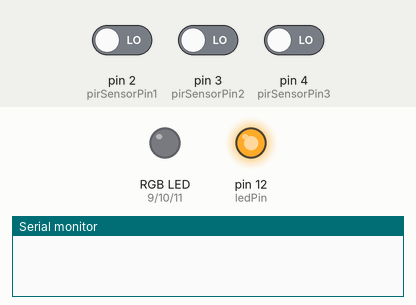
Bench run of a sketch on a simulated Arduino Uno, built with avr-gcc and run on an emulated ATmega328P. Shown: an RGB LED mixed from three pins (HIGH = lit), output pins drawn as LEDs (lit = HIGH), the last lines printed to the serial monitor. The inputs (shaded band) are chosen by the test bench; at power-on: pin 2 (pirSensorPin1) LOW, pin 3 (pirSensorPin2) LOW, pin 4 (pirSensorPin3) LOW.

Above: at 1.2 s.
1.3 s: pin 2 (pirSensorPin1) driven HIGH
At 3.4 s:
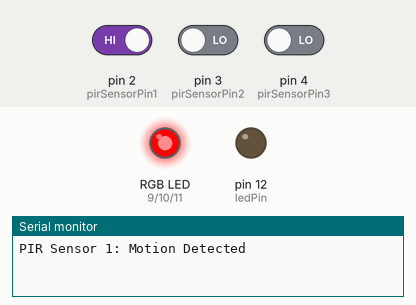
4.3 s: pin 3 (pirSensorPin2) driven HIGH
At 5.2 s:
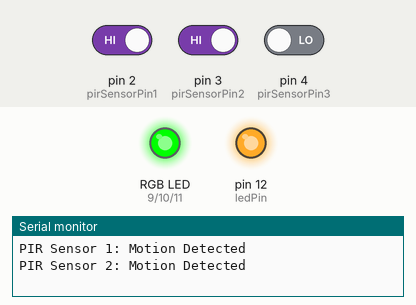
7.3 s: pin 4 (pirSensorPin3) driven HIGH
At 9.2 s:
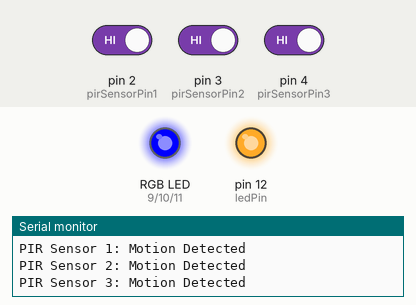
10.3 s: pin 2 (pirSensorPin1) driven LOW
At 11.0 s:
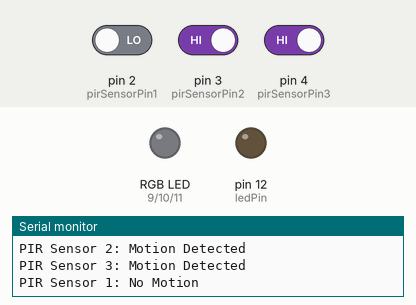
Timing chart, 0 to 14.3 s (numbered marks = the images above; inputs shaded):
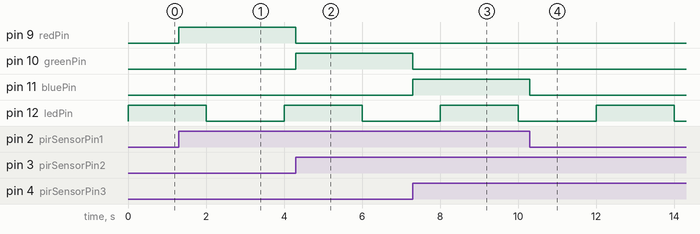

The sketch:

sketch_feb9a.ino
```cpp
// Define PIR sensor pins
const int pirSensorPin1 = 2;
const int pirSensorPin2 = 3;
const int pirSensorPin3 = 4;

// Define RGB LED pins
const int redPin = 9;
const int greenPin = 10;
const int bluePin = 11;
const int ledPin = 12;

// Initialize pirSensorStates array
volatile byte pirSensorStates[3] = {LOW, LOW, LOW};

void setup()
{
  Serial.begin(9600);

  // Set up pins
  pinMode(pirSensorPin1, INPUT);
  pinMode(pirSensorPin2, INPUT);
  pinMode(pirSensorPin3, INPUT);
  pinMode(redPin, OUTPUT);
  pinMode(greenPin, OUTPUT);
  pinMode(bluePin, OUTPUT);
  pinMode(ledPin, OUTPUT);

  // Set up pin change interrupts
  attachInterrupt(digitalPinToInterrupt(pirSensorPin1), pirSensorISR1, CHANGE);
  attachInterrupt(digitalPinToInterrupt(pirSensorPin2), pirSensorISR2, CHANGE);
  pciSetup(4); //initialize pin change interrupt for third pir sensor
  startTimer(0.5); //start timer with frequency of 0.5Hz
}

void loop()
{
  // Main program loop
}

void pciSetup(byte pin)
{
  *digitalPinToPCMSK(pin) |= bit (digitalPinToPCMSKbit(pin));
  PCIFR |= bit (digitalPinToPCICRbit(pin));
  PCICR |= bit (digitalPinToPCICRbit(pin));
}
ISR (PCINT2_vect) //handle pin change interrupt
{
  pirSensorISR3();  //ISR for the pin change interrupt
}

void startTimer(double timerFrequency)
{
  noInterrupts();

  //Calculate the value for OCR1A based on the timer frequency
  uint16_t ocrValue = (uint16_t)(F_CPU / 1024.0 / timerFrequency - 1);

  //Set the Timer1 registers for CTC mode and set the OCR1A value
  TCCR1A = 0;
  TCCR1B = 0;
  TCNT1 = 0;
  OCR1A = ocrValue;
  TCCR1B |= (1 << WGM12);
  TCCR1B |= (1 << CS12) | (1 << CS10);
  TIMSK1 |= (1 << OCIE1A);

  interrupts();
}

ISR(TIMER1_COMPA_vect)
{
  digitalWrite(ledPin, digitalRead(ledPin)^1);
}

void pirSensorISR1() {
  pirSensorStates[0] = digitalRead(pirSensorPin1);
  Serial.print("PIR Sensor 1: ");
  Serial.println(pirSensorStates[0] == HIGH ? "Motion Detected" : "No Motion");
  if (pirSensorStates[0] == HIGH) {
    digitalWrite(redPin, HIGH);
    digitalWrite(greenPin, LOW);
    digitalWrite(bluePin, LOW);
  } else {
    digitalWrite(redPin, LOW);
    digitalWrite(greenPin, LOW);
    digitalWrite(bluePin, LOW);
  }
}

void pirSensorISR2() {
  pirSensorStates[1] = digitalRead(pirSensorPin2);
  Serial.print("PIR Sensor 2: ");
  Serial.println(pirSensorStates[1] == HIGH ? "Motion Detected" : "No Motion");
  if (pirSensorStates[1] == HIGH) {
    digitalWrite(redPin, LOW);
    digitalWrite(greenPin, HIGH);
    digitalWrite(bluePin, LOW);
  } else {
    digitalWrite(redPin, LOW);
    digitalWrite(greenPin, LOW);
    digitalWrite(bluePin, LOW);
  }
}

void pirSensorISR3() {
  pirSensorStates[2] = digitalRead(pirSensorPin3);
  Serial.print("PIR Sensor 3: ");
  Serial.println(pirSensorStates[2] == HIGH ? "Motion Detected" : "No Motion");
  if (pirSensorStates[2] == HIGH) {
    digitalWrite(redPin, LOW);
    digitalWrite(greenPin, LOW);
    digitalWrite(bluePin, HIGH);
  } else {
    digitalWrite(redPin, LOW);
    digitalWrite(greenPin, LOW);
    digitalWrite(bluePin, LOW);
  }
}
```

Measured:
- after the input at 1.3 s, pin 9 (redPin): LOW → HIGH at once
- after the input at 4.3 s, pin 9 (redPin): HIGH → LOW at once; pin 10 (greenPin): LOW → HIGH at once
- after the input at 7.3 s, pin 10 (greenPin): HIGH → LOW at once; pin 11 (bluePin): LOW → HIGH at once
- after the input at 10.3 s, pin 11 (bluePin): HIGH → LOW at once
